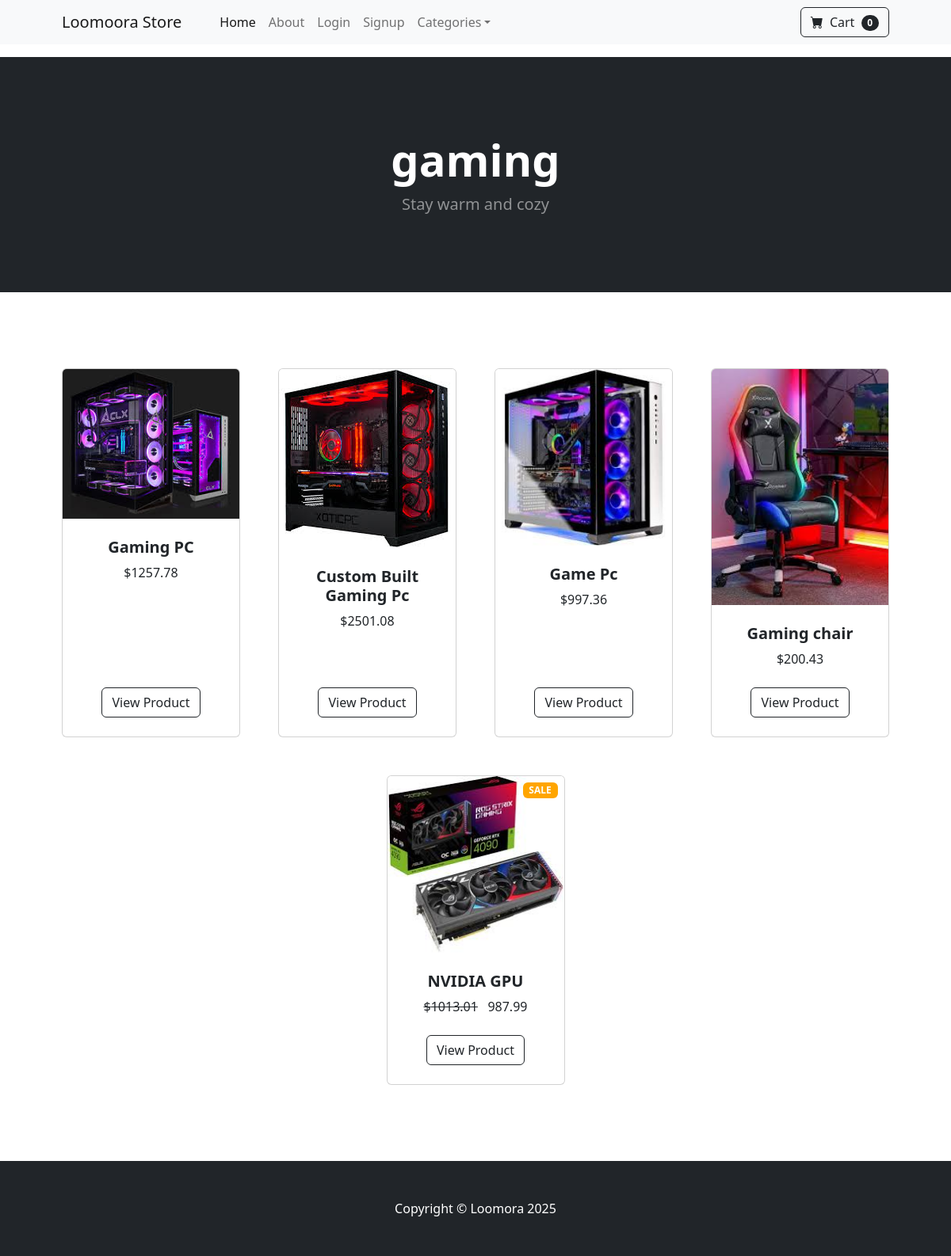
Page /category/gaming/ on the committed database.
### shopapp/models.py (models this page shows, shortened)
class Category(models.Model):
    name = models.CharField(max_length=150)
    def __str__(self):
        return self.name
    class Meta:
        verbose_name_plural = "Categories"

class Product(models.Model):
         name = models.CharField(max_length=150)
         price = models.DecimalField(default=0, max_digits=10, decimal_places=2)
         category = models.ForeignKey(Category, on_delete=models.CASCADE)
         description = models.TextField(max_length=250, default='', blank=True, null=True)
         image = models.ImageField(upload_to="products")
         is_available = models.BooleanField(default=True)
         is_deleted = models.BooleanField(default=False)
         on_sale = models.BooleanField(default=False)
         sale_price = models.DecimalField(default=0, max_digits=10, decimal_places=2)

### shopapp/views.py (the view)
# urls.py: path("category/<str:category_name>/", views.categories, name="category"),
def categories(request, category_name):
    category_name = category_name.replace('-', ' ')
    try:
        category = Category.objects.get(name__iexact=category_name)
        products = Product.objects.filter(category=category)
        return render(request, 'category.html', {'products': products, 'category': category})
    except:
        messages.error(request, 'Category not found')
        return redirect('categories', category_name=category_name)

### cart/cart.py (called while the page is built)
    def __len__(self):
        return len(self.cart)

### cart/context_processors.py (called while the page is built)
def cart(request):
    return {'cart': Cart(request)}

### shopapp/templates/category.html (shortened to what this page needs)
{% extends 'base.html' %}
{% block content %}
        <header class="bg-dark py-5">
            <div class="container px-4 px-lg-5 my-5">
                <div class="text-center text-white">
                    <h1 class="display-4 fw-bolder">{{ category }}</h1>
                    <p class="lead fw-normal text-white-50 mb-0">Stay warm and cozy</p>
                </div>
            </div>
        </header>
        <section class="py-5">
            <div class="container px-4 px-lg-5 mt-5">
                <div class="row gx-4 gx-lg-5 row-cols-2 row-cols-md-3 row-cols-xl-4 justify-content-center">
                    {% for product in products %}
                        {% if product.on_sale %}
                        <div class="col mb-5">
                        <div class="card h-100">
                            <div class="badge text-white position-absolute" style="background-color: orange; top: 0.5rem; right: 0.5rem">SALE</div>
                            <img class="card-img-top" src="{{ product.image.url }}" alt="..." />
                            <div class="card-body p-4">
                                <div class="text-center">
                                    <h5 class="fw-bolder">{{ product.name }}</h5>
                                    <strike>${{ product.price }}</strike>
                                    {{ product.sale_price }}
                                </div>
                            </div>
                            <div class="card-footer p-4 pt-0 border-top-0 bg-transparent">
                                <div class="text-center"><a class="btn btn-outline-dark mt-auto" href="{% url 'product_details' product.id %}">View Product</a></div>
                            </div>
                        </div>
                    </div>
                        {% else %}
                    <div class="col mb-5">
                        <div class="card h-100">
                            <img class="card-img-top" src="{{ product.image.url }}" alt="..." />
                            <div class="card-body p-4">
                                <div class="text-center">
                                    <h5 class="fw-bolder">{{ product.name }}</h5>
                                    ${{ product.price }}
                                </div>
                            </div>
                            <div class="card-footer p-4 pt-0 border-top-0 bg-transparent">
                                <div class="text-center"><a class="btn btn-outline-dark mt-auto" href="{% url 'product_details' product.id %}">View Product</a></div>
                            </div>
                        </div>
                    </div>
                        {% endif %}
                    {% endfor %}
                </div>
            </div>
        </section>
{% endblock %}

### rows in the picture
Category: name "gaming"
Product: image (picture), name "Gaming PC", price "1257.78"
Product: image (picture), name "Custom Built Gaming Pc", price "2501.08"
Product: image (picture), name "Game Pc", price "997.36"
Product: image (picture), name "Gaming chair", price "200.43"
Product: image (picture), name "NVIDIA GPU", price "1013.01", sale_price "987.99"

### other values in the picture
{{ cart|length }} "0"
